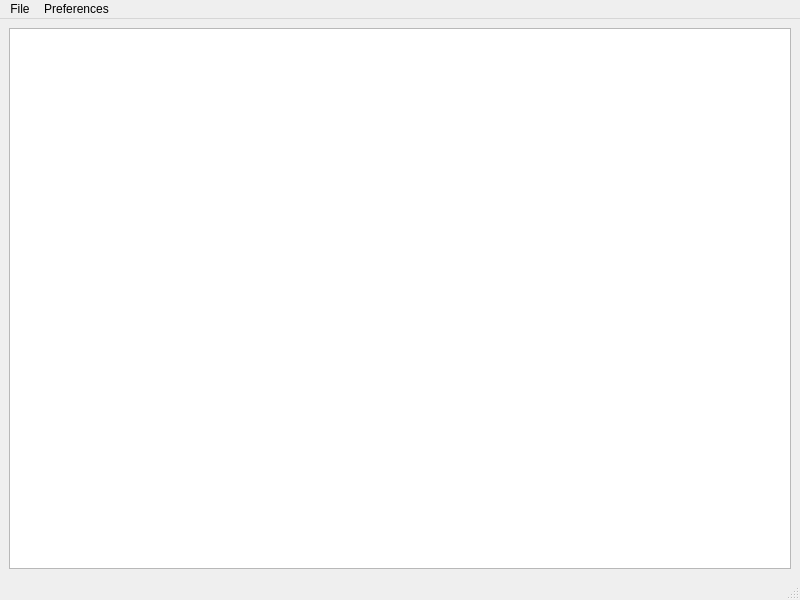
<?xml version="1.0" encoding="UTF-8"?>
<ui version="4.0">
 <class>MainWindow</class>
 <widget class="QMainWindow" name="MainWindow">
  <property name="geometry">
   <rect>
    <x>0</x>
    <y>0</y>
    <width>800</width>
    <height>600</height>
   </rect>
  </property>
  <property name="windowTitle">
   <string>MainWindow</string>
  </property>
  <widget class="QWidget" name="centralwidget">
   <property name="enabled">
    <bool>true</bool>
   </property>
   <property name="font">
    <font>
     <pointsize>12</pointsize>
    </font>
   </property>
   <layout class="QGridLayout" name="gridLayout">
    <item row="0" column="0">
     <layout class="QHBoxLayout" name="horizontalLayout">
      <item>
       <widget class="QPlainTextEdit" name="plainTextEdit"/>
      </item>
     </layout>
    </item>
   </layout>
  </widget>
  <widget class="QMenuBar" name="menubar">
   <property name="geometry">
    <rect>
     <x>0</x>
     <y>0</y>
     <width>800</width>
     <height>22</height>
    </rect>
   </property>
   <widget class="QMenu" name="menuFile">
    <property name="title">
     <string>File</string>
    </property>
    <addaction name="actionNew"/>
    <addaction name="actionSave"/>
    <addaction name="actionSave_As"/>
    <addaction name="actionClear_All"/>
   </widget>
   <widget class="QMenu" name="menuPreferences">
    <property name="title">
     <string>Preferences</string>
    </property>
    <addaction name="actionSet_Tab_Spaces"/>
    <addaction name="actionWord_Wrap"/>
   </widget>
   <addaction name="menuFile"/>
   <addaction name="menuPreferences"/>
  </widget>
  <widget class="QStatusBar" name="statusbar"/>
  <action name="actionNew">
   <property name="text">
    <string>New</string>
   </property>
  </action>
  <action name="actionSave">
   <property name="text">
    <string>Save</string>
   </property>
  </action>
  <action name="actionSave_As">
   <property name="text">
    <string>Save As</string>
   </property>
  </action>
  <action name="actionClear_All">
   <property name="text">
    <string>Clear All</string>
   </property>
  </action>
  <action name="actionSet_Tab_Spaces">
   <property name="enabled">
    <bool>false</bool>
   </property>
   <property name="text">
    <string>Set Tab Spaces</string>
   </property>
  </action>
  <action name="actionWord_Wrap">
   <property name="checkable">
    <bool>true</bool>
   </property>
   <property name="checked">
    <bool>true</bool>
   </property>
   <property name="enabled">
    <bool>false</bool>
   </property>
   <property name="text">
    <string>Word Wrap</string>
   </property>
  </action>
 </widget>
 <resources/>
 <connections/>
</ui>
